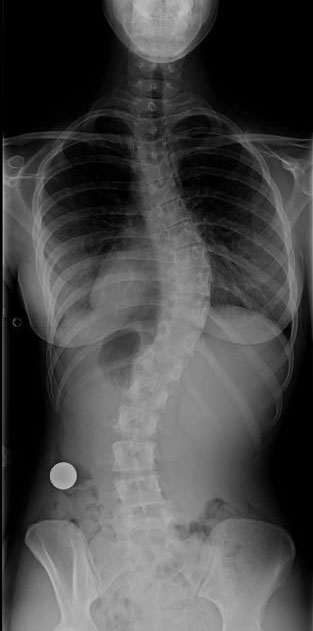
#> input picture image_tests/scoliosis.jpg, 313 x 631 px
$ python main.py ../image_tests/scoliosis.jpg
#> lines starting #> are read from the running program, lines starting #| are printed output that depends on the picture; after the words box and inside, x2 and y2 are one past the last pixel; in counts of white or black regions, pixels touching at a corner belong together
### system/ImageProcessing.py
from random import randint
from PIL import Image, ImageDraw
import numpy as np

def merge_images(file1, file2):
    """Merge two images into one, displayed side by side
    :param file1: path to first image file
    :param file2: path to second image file
    :return: the merged Image object
    """
    image1 = file1
    image2 = file2

    (width1, height1) = image1.size
    (width2, height2) = image2.size

    result_width = width1 + width2
    result_height = max(height1, height2)

    result = Image.new('L', (result_width, result_height))
    result.paste(im=image1, box=(0, 0))
    result.paste(im=image2, box=(width1, 0))
    return result.copy()

def remove_transparency(img, bg_colour=(255, 255, 255)):

    # Only process if image has transparency (http://stackoverflow.com/a/1963146)
    if img.mode in ('RGBA', 'LA') or (img.mode == 'P' and 'transparency' in img.info):

        # Need to convert to RGBA if LA format due to a bug in PIL (http://stackoverflow.com/a/1963146)
        alpha = img.convert('RGBA').split()[-1]

        # Create a new background image of our matt color.
        # Must be RGBA because paste requires both images have the same format
        # (http://stackoverflow.com/a/8720632  and  http://stackoverflow.com/a/9459208)
        bg = Image.new("RGBA", img.size, bg_colour + (255,))
        bg.paste(img, mask=alpha)
        return bg
    else:
        return img

def verify_bw(img):
    img = remove_transparency(img)
    if Image.getmodebase(img.mode) == 'L':
        return img
    else:
        return convert2mono(img)

def convert2mono(img):
    '''
    Function to convert a RGB image to GrayScale image
    Parameter: img - Image to convert
    Return: mono - Image monocromatic
    '''
    pixels = img.load()                 # Cria uma matriz de tupla da imagem
    width, height = img.size            # Pega a largura e altura da imagem

    mono_pixels = []                    # Cria um vetor

    # Loop para passar a imagem para escala de cinza
    for y in range(height):
        for x in range(width):
            # Atribui os valores RGB da tupla do indice atual da matriz
            if len(pixels[x, y]) == 4:
                r, g, b, a = pixels[x, y]
            else:
                r, g, b = pixels[x, y]

            # Calcula para escala de cinza
            p = int(r * 0.2126 + g * 0.7152 + b * 0.0722)
            # Adiciona o valor obtido do pixel atual para o vetor de valores da escala de cinza
            mono_pixels.append(p)

    # Cria uma imagem do tipo escala de cinza
    mono = Image.new('L', (width, height))
    # Passa os valores do vetor para a matriz da imagem
    mono.putdata(mono_pixels)
    return mono

def histogram_equalize(img):
    '''
    Function to equalize image for the best contrast
    Parameter: img - Image to convert
    Return: ret_image - Image equalized
    '''
    ret_image = img
    ret_image_pixels = ret_image.load()
    width, height = img.size
    count_intensity = [0 for i in range(256)]

    for x in range(width):
        for y in range(height):
            count_intensity[ret_image_pixels[x, y]] += 1

    cdf = []

    for i in range(256):
        if i > 0:
            cdf.append(count_intensity[i] + cdf[i - 1])
        else:
            cdf.append(count_intensity[i])

    cdf_min = min(cdf)
    lookup_table = []

    for i in range(256):
        lookup_table.append(
            int(float(cdf[i] - cdf_min) / (width * height - 1) * 255)
        )

    for x in range(width):
        for y in range(height):
            old = ret_image_pixels[x, y]
            ret_image_pixels[x, y] = int(lookup_table[old])

    return ret_image

def median_filter(img, intensity):
    '''
    Function use median to filter image to reduced noise of the image
    Parameter: img - Image to filter
    Return: median_img - Image with median filter
    '''
    newimg = img.copy()
    width, height = img.size
    img = img.load()
    intensity = int(intensity/2)

    for y in range(height):
        for x in range(width):
            # Initialize both pixel p and the list to store neighbor pixels in.
            p = img[x, y]
            neighbors = []
            # Nested for loop to check 9 pixels total: p plus it's 8 neighbors.
            # Use list comprehension here? Also get rid of try statements.
            for xx in range(x - intensity, x + intensity+1):
                for yy in range(y - intensity, y + intensity+1):
                    try:
                        neighbor = img[xx, yy]
                        neighbors.append(neighbor)
                    except:
                        continue

            nlen = len(neighbors)
            # Making sure the list of pixels is not empty
            if nlen:
                bw = [neighbors[i] for i in range(nlen)]
                # Sort the lists so we can later find the median.
                bw.sort()
                # If the list has an odd number of items in it, the median is easy.
                if nlen % 2:
                    p = bw[int(len(bw) / 2)]
                # The median calculation if the list length is even:
                else:
                    p = (bw[int(len(bw) / 2)] +
                            bw[int(len(bw) / 2 - 1)]) / 2

                newimg.putpixel((x, y), int(p))
    return newimg.copy()

def binary(img):
    '''
    Function to convert a Gray image to binary image
    Parameter: img - Image to convert
    Return: binary_img - Binary image
    '''
    bw = np.asarray(img).copy()
    avg = np.average(bw)
    bw[bw <= avg] = 0    # Black
    bw[bw > avg] = 255  # White

    binary_img = Image.fromarray(bw)
    return binary_img

def crop_image(img, tolerance=0):
    img = np.asarray(img).copy()
    mask = img > tolerance

    return Image.fromarray(img[np.ix_(mask.any(1), mask.any(0))]).copy()

def sobel_filter(img):
    '''
    Function to edge detection
    Parameter: img - Image to convert
    Return: filtered - Image with edge detected
    '''
    width, height = img.size
    filtered = img.copy()

    for x in range(1, width - 1):
        for y in range(1, height - 1):
            x_sobel = (img.getpixel((x + 1, y - 1))
                       + 2 * img.getpixel((x + 1, y))
                       + img.getpixel((x + 1, y + 1))) \
                - (img.getpixel((x - 1, y - 1))
                   + 2 * img.getpixel((x - 1, y))
                   + img.getpixel((x - 1, y + 1)))

            filtered.putpixel((x, y), int(abs(x_sobel / 4)))
    return filtered.copy()


def isolate_vertebral_column(img):
    '''
    Function to isolate backbone
    Parameter: img - Image to convert
    Return: image - Image with backbone isolated
    '''
    image = img.copy()                 # Cria uma matriz de tupla da imagem
    width, height = img.size            # Pega a largura e altura da imagem

    blank_columns = []

    cut_point = np.average(np.asarray(img).copy())
    # print(cut_point)

    for x in range(width):
        vet_lines_w_color = []
        count_intensity = 0
        for y in range(height):
            if image.getpixel((x, y)) * 1.6 > cut_point:
                count_intensity += 1

        if count_intensity <= img.size[1] * 0.6:
            blank_columns.append(x)

    for i in range(len(blank_columns)):
        x = blank_columns[i]

        try:
            if (blank_columns[i + 1] - blank_columns[i]) <= image.size[0] * 0.2:
                for j in range(x, blank_columns[i + 1], 1):
                    for y in range(height):
                        image.putpixel((j, y), 0)
        except:
            pass

    return image.copy()


def isolate_scoliosis(img):
    '''
    Function to isolate backbone
    Parameter: img - Image to convert
    Return: image - Image with backbone isolated
    '''
    image = img.copy()                 # Cria uma matriz de tupla da imagem
    width, height = img.size            # Pega a largura e altura da imagem

    median = 50

    for y in range(height):
        vet_line = []
        for x in range(width):
            vet_line.append(image.getpixel((x, y)))
        median = np.median(vet_line)
        # import ipdb; ipdb.set_trace()
        for x in range(width):
            if image.getpixel((x, y)) * 0.9 <= median:
                image.putpixel((x, y), 0)
            # else:
            #     break

    for y in range(height - 1, 0, -1):
        vet_line = []
        for x in range(width - 1, 0, -1):
            vet_line.append(image.getpixel((x, y)))
        median = np.median(vet_line)
        for x in range(width - 1, 0, -1):
            if image.getpixel((x, y)) * 0.9 <= median:
                image.putpixel((x, y), 0)
            # else:
            #     break

    return image.copy()

def trace_line(img):
    image = img.copy()                 # Cria uma matriz de tupla da imagem
    width, height = img.size
    ten_percent_height = int(height * 0.1)
    points_list = [i for i in range(ten_percent_height, height, ten_percent_height)]

    pixels_points = []

    for p in points_list:
        vet_line = []
        left_side_pixel = int()
        right_side_pixel = int()

        for x in range(width):
            if image.getpixel((x, p)) >= 250:
                left_side_pixel = x
                break

        for x in range(width - 1, 0, -1):
            if image.getpixel((x, p)) >= 250:
                right_side_pixel = x
                break

        avg_pixel_point = int(((right_side_pixel - left_side_pixel) / 2) + left_side_pixel)
        pixels_points.append(avg_pixel_point)

    draw = ImageDraw.Draw(image)
    for i in range(len(points_list)):
        if i + 1 >= len(points_list) - 1: break
        draw.line((pixels_points[i], points_list[i],
                    pixels_points[i + 1], points_list[i + 1]),
                fill=128, width=10)

    return image.copy()

### system/main.py
import os
from sys import argv
import ImageProcessing
from PIL import ImageEnhance

if __name__ == '__main__':

    files = argv[1:]

    qntt_files = len(files)

    for i in range(qntt_files):

        img = ImageProcessing.Image.open(files[i])

        # Transform Image in Black and White
        img = ImageProcessing.verify_bw(img)
        img_origin = img.copy()
        # Isolate the scoliosis column
        img = ImageProcessing.isolate_vertebral_column(img)
        # Cut the image
        img = ImageProcessing.crop_image(img)
        # Equalize the image
        img = ImageProcessing.histogram_equalize(img)
        # Isolate just or next the vertebral column
        img = ImageProcessing.isolate_scoliosis(img)
        img = ImageProcessing.median_filter(img, 2)
        img = ImageProcessing.histogram_equalize(img)
        img = ImageProcessing.median_filter(img, 4)
        img = ImageProcessing.sobel_filter(img)
        img = ImageProcessing.median_filter(img, 8)
        img = ImageProcessing.isolate_scoliosis(img)
        img = ImageProcessing.binary(img)
        img = ImageProcessing.trace_line(img)
        img = ImageProcessing.merge_images(img_origin, img)
        img.save("../results/{0}".format(files[i].split("/")[-1]))
        img.show()
#> this loop made 1 pass
#> (cut_point in isolate_vertebral_column, avg in binary) on pass 1: (72.06, 0.71)
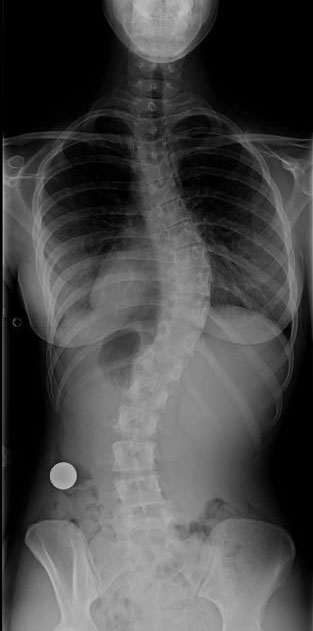
#> input picture image_tests/scoliosis.jpg, 313 x 631 px
#> pass 1, `img = ImageProcessing.isolate_vertebral_column(img)`:
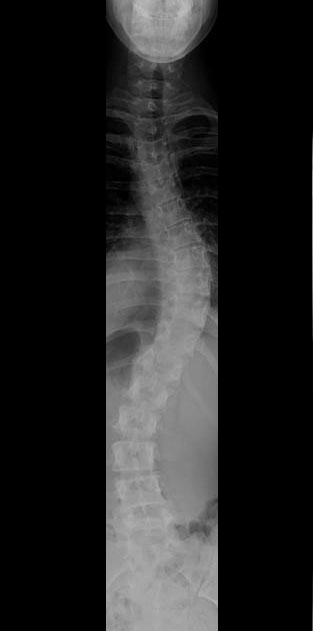
#> img: PIL image 313x631 L; min 0, max 189, mean 37.3
#> pass 1, in crop_image, `mask = img > tolerance`:
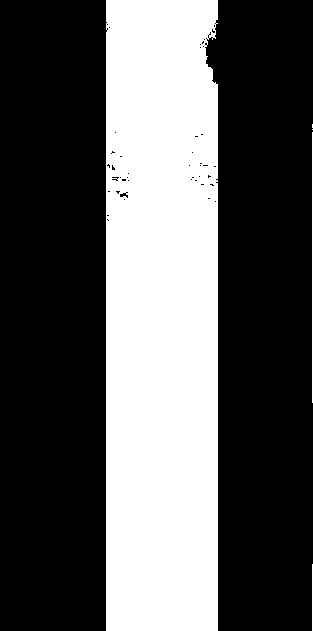
#> mask: shape (631, 313) bool; 35.6% white; 5 white regions (2 under 20 px), largest, box (x1, y1, x2, y2) and area: (106, 0, 218, 631) 70059, (312, 132, 313, 403) 271, (312, 564, 313, 631) 67
#> after the loop:
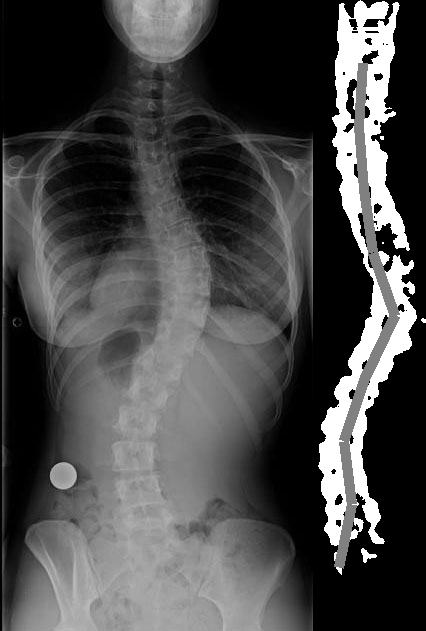
#> img: PIL image 426x631 L; min 0, max 255, mean 72.6
